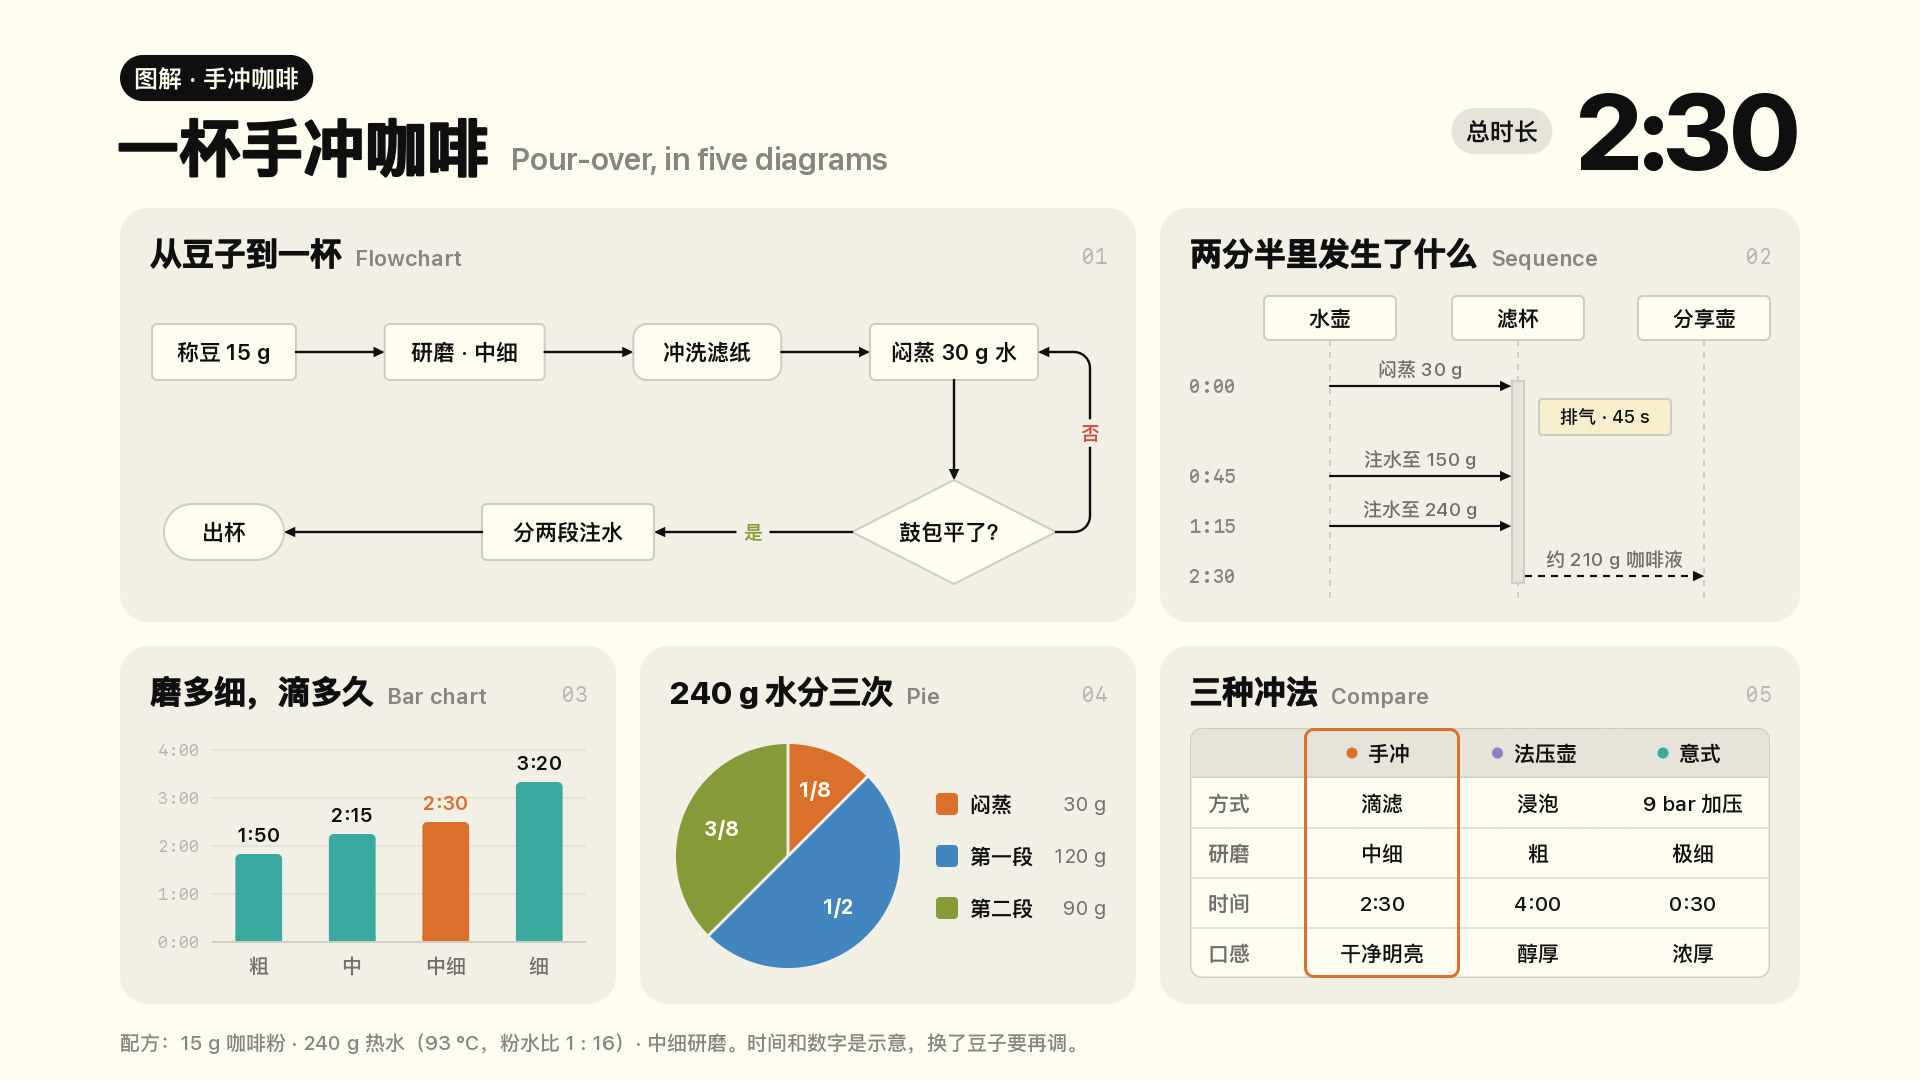

Reproduce this figure in Python.
"""Example (Flexoki paper): 一杯手冲咖啡，拆成五张图 / Pour-over, in five diagrams — an explainer sheet on warm paper.

Warm Flexoki paper (#FFFCF0); an ink chip, a heavy heading with a grey English tag, a big timer at the top right
(2:30, from bloom to cup). Five light-grey rounded panels, each with a heavy title, a grey chart-type tag and a mono
index number, each holding one diagram drawn the way a lightweight diagram renderer draws it:
  01 flowchart  从豆子到一杯: 称豆 -> 研磨 -> 冲洗滤纸 -> 闷蒸, down to a diamond 「鼓包平了？」, 是 -> 分两段注水
                -> 出杯, 否 loops back to 闷蒸 (a filleted orthogonal edge); paper-filled boxes with grey borders,
                ink lines, small triangular heads, green / red edge labels on a patch of panel colour;
  02 sequence   两分半里发生了什么: 水壶 / 滤杯 / 分享壶, dashed lifelines, an activation bar, three pours with a
                time column (0:00 0:45 1:15), a note 「排气 · 45 s」, the dashed reply 「约 210 g 咖啡液」 at 2:30;
  03 bar chart  磨多细，滴多久: drawdown time by grind on a hairline grid, the chosen grind in orange;
  04 pie        240 g 水分三次: 30 / 120 / 90 g with paper gaps, fractions on the slices, a legend;
  05 table      三种冲法: pour-over / French press / espresso, a tinted header with accent dots, the pour-over
                column ringed in orange.
A footnote with the recipe. No logos, no image model.
--stages DIR writes the draw-on sequence: the heading rises, the panels rise dim, then one by one each panel lights
up with an orange focus ring while its diagram draws -- nodes pop, edges draw on edge by edge and land their heads,
messages fly, the timer rolls 0:00 -> 2:30, bars grow with their values rolling, the pie sweeps, table rows slide in.
Stage names: 'x~nn' = an in-between frame of something moving (hard cut), 'x@ms' = hold, the rest cross-fade.
python3 flexoki_pour_over.py [out.jpg] [--stages DIR]
"""
import os, sys, time
import numpy as np
sys.path.insert(0, os.path.join(os.path.dirname(os.path.abspath(__file__)), '..', 'lib'))
from flexoki import (FlexokiPaper, Node, rounded, PAPER, INK, UI, TX1B, TX2, TX3, ORANGE4, RED4, GREEN4, BLUE4,
                     CYAN4, PURPLE4)

out = sys.argv[1] if len(sys.argv) > 1 and not sys.argv[1].startswith('--') else 'flexoki_pour_over.jpg'
stages = sys.argv[sys.argv.index('--stages') + 1] if '--stages' in sys.argv else None
T0 = time.time()
fx = FlexokiPaper(1920, 1080, seed=3, keep_stages=bool(stages))
fx.paper()

ease_out = lambda u: 1 - (1 - min(1.0, max(0.0, u))) ** 3
ease_io = lambda u: (lambda v: 3 * v * v - 2 * v ** 3)(min(1.0, max(0.0, u)))
q = lambda p, a, b: min(1.0, max(0.0, (p - a) / (b - a)))            # progress of a sub-interval [a, b] of p
mmss = lambda s: f'{int(s) // 60}:{int(s) % 60:02d}'

# ===================================================================== layout
X0, X1 = 120, 1800
PANELS = {  # name: (x0, y0, x1, y1, title, tag, index)
    'p1': (120, 208, 1136, 622, '从豆子到一杯', 'Flowchart', '01'),
    'p2': (1160, 208, 1800, 622, '两分半里发生了什么', 'Sequence', '02'),
    'p3': (120, 646, 616, 1004, '磨多细，滴多久', 'Bar chart', '03'),
    'p4': (640, 646, 1136, 1004, '240 g 水分三次', 'Pie', '04'),
    'p5': (1160, 646, 1800, 1004, '三种冲法', 'Compare', '05'),
}
BOX = {}

# ===================================================================== header: chip, heading, timer, footnote
fx.layer('chip', z=10)
fx.chip(X0, 78, '图解 · 手冲咖啡', size=24)
fx.layer('heading', z=10)
fx.heading(X0 - 3, 170, '一杯手冲咖啡', 'Pour-over, in five diagrams', size=62, en_size=31)
TIMER_W = fx.measure('2:30', 108, 'heavy', spacing=-0.03 * 108)
fx.layer('timer_label', z=10)
fx.chip(X1 - TIMER_W - 22, 170 - 108 * 0.36, '总时长', fg=INK, bg=UI, size=24, anchor='r')


def draw_timer(sec, dim=False):
    fx.layer('timer', z=10, fresh=True)
    fx.number(X1 + 2, 170, mmss(sec), 108, TX3 if dim else INK, anchor='rs')


draw_timer(150)
fx.layer('foot', z=10)
fx.text('配方：15 g 咖啡粉 · 240 g 热水（93 °C，粉水比 1 : 16）· 中细研磨。时间和数字是示意，换了豆子要再调。',
        X0, 1050, 20, TX2, 'medium')

# ===================================================================== the five panels (and their focus rings)
for k, (name, (x0, y0, x1, y1, title, tag, num)) in enumerate(PANELS.items()):
    fx.layer(name, z=1)
    BOX[name] = fx.panel(x0, y0, x1 - x0, y1 - y0, title=title, tag=tag, num=num, title_size=32, pad=30)
    fx.layer('ring' + name[1], z=3)
    fx.focus(BOX[name], ORANGE4, 4)
fx.end()
print(f'panels {time.time() - T0:5.1f}s') if os.environ.get('FLEXOKI_TIMING') else None

# ===================================================================== 01 flowchart (snake: row 1 left -> right, row 2 right -> left)
R1Y, R2Y = 352, 532
ROW1 = [('称豆 15 g', 144, 'rect'), ('研磨 · 中细', 160, 'rect'), ('冲洗滤纸', 148, 'round'), ('闷蒸 30 g 水', 168, 'rect')]
FL0, FL1 = 152, 1038
gap = (FL1 - FL0 - sum(w for _, w, _ in ROW1)) / 3
xs, x = [], FL0
for _, w, _ in ROW1:
    xs.append(x + w / 2); x += w + gap
N1 = [Node(cx, R1Y, w, 56, sh) for cx, (_, w, sh) in zip(xs, ROW1)]
ND = Node(xs[3], R2Y, 204, 104, 'diamond')
N6 = Node(xs[0], R2Y, 120, 56, 'stadium')
N5 = Node((N6.x1 + ND.x0) / 2, R2Y, 172, 56, 'rect')           # equal edges either side
LX = ND.x1 + 34                                                         # the 否 loop runs up this x
FLOW = [  # in drawing order: ('n', node, label) or ('e', points, kwargs)
    ('n', N1[0], ROW1[0][0]), ('e', [N1[0].side('r'), N1[1].side('l')], {}),
    ('n', N1[1], ROW1[1][0]), ('e', [N1[1].side('r'), N1[2].side('l')], {}),
    ('n', N1[2], ROW1[2][0]), ('e', [N1[2].side('r'), N1[3].side('l')], {}),
    ('n', N1[3], ROW1[3][0]), ('e', [N1[3].side('b'), ND.side('t')], {}),
    ('n', ND, '鼓包平了？'), ('e', [ND.side('l'), N5.side('r')], dict(label='是', label_fill=GREEN4)),
    ('n', N5, '分两段注水'), ('e', [N5.side('l'), N6.side('r')], {}),
    ('n', N6, '出杯'),
    ('e', rounded([ND.side('r'), (LX, R2Y), (LX, R1Y), N1[3].side('r')], 16), dict(label='否', label_fill=RED4)),
]


def draw_flow(p):
    fx.layer('flow', z=5, fresh=True)
    n = len(FLOW)
    for i, (kind, obj, arg) in enumerate(FLOW):
        a = i / (n - 1) * 0.86
        t = q(p, a, a + 0.14)
        if t <= 0: continue
        if kind == 'n':
            fx.node(obj.cx, obj.cy, obj.w, obj.h, arg, obj.shape, size=22, p=ease_out(t))
        else:
            fx.edge(obj, p=ease_io(t), **arg)


# ===================================================================== 02 sequence diagram (+ the timer)
LL = [1330, 1518, 1704]                                                 # lifelines: 水壶 滤杯 分享壶
PART = ['水壶', '滤杯', '分享壶']
PY, LY1 = 318, 600
ACT = (380, 584)                                                        # activation on 滤杯
MSG = [  # (y, from, to, label, time, reply)
    (386, 0, 1, '闷蒸 30 g', 0, False), (476, 0, 1, '注水至 150 g', 45, False),
    (526, 0, 1, '注水至 240 g', 75, False), (576, 1, 2, '约 210 g 咖啡液', 150, True),
]
NOTE = (1538, 398, 1672, 436, '排气 · 45 s')
MSG_T = [(0.30, 0.42), (0.50, 0.62), (0.62, 0.74), (0.78, 0.92)]       # when each message flies (in p)


def tip(i, j):
    """message end x: the edge of the activation bar on 滤杯, the lifeline elsewhere"""
    if j == 1: return LL[1] - 7 if i < j else LL[1] + 7
    return LL[j]


def draw_seq(p):
    fx.layer('seq', z=5, fresh=True)
    for k, x in enumerate(LL):
        fx.lifeline(x, PY + 22, LY1, p=ease_io(q(p, 0.08 + 0.04 * k, 0.3 + 0.04 * k)))
    fx.activation(LL[1], ACT[0], ACT[1], 14, p=q(p, MSG_T[0][0], MSG_T[3][1]))
    for k, (x, s) in enumerate(zip(LL, PART)):
        fx.node(x, PY, 132, 44, s, size=21, p=ease_out(q(p, 0.04 * k, 0.12 + 0.04 * k)))
    for (y, i, j, lab, sec, rep), (a, b) in zip(MSG, MSG_T):
        t = q(p, a, b)
        if t <= 0: continue
        x0 = LL[i] + (7 if i == 1 else 0)
        fx.message(x0, tip(i, j), y, lab, ease_io(t), reply=rep, size=19)
        fx.text(mmss(sec), 1236, y, 19, TX2, 'medium', 'rm', min(1.0, 2 * t), family='mono')
    fx.note(*NOTE, size=18, p=ease_out(q(p, 0.42, 0.5)))


def seq_clock(p):
    """the timer while the sequence draws: 0:00 at the first pour, then each message's time as it lands"""
    keys = [(MSG_T[0][0], 0), (MSG_T[0][1], 0)] + [(b, MSG[k][4]) for k, (a, b) in enumerate(MSG_T) if k]
    ps, vs = zip(*keys)
    return float(np.interp(p, ps, vs))


# ===================================================================== 03 bar chart
GRIND = ['粗', '中', '中细', '细']
DRAW_S = [110, 135, 150, 200]                                            # drawdown seconds (illustrative)
B3 = BOX['p3']
PLOT = (B3.x0 + 92, B3.y0 + 104, B3.x1 - 30, B3.y1 - 62)


def draw_bars(p):
    fx.layer('bars', z=5, fresh=True)
    ps = [ease_out(q(p, 0.1 * i, 0.1 * i + 0.62)) for i in range(4)]
    fx.bars(*PLOT, DRAW_S, GRIND, [CYAN4, CYAN4, ORANGE4, CYAN4], vmax=240, ticks=[0, 60, 120, 180, 240],
            tick_fmt=mmss, p=ps, value_fmt=mmss, bar_w=0.5, size=20, value_colours=[INK, INK, ORANGE4, INK])


# ===================================================================== 04 pie
B4 = BOX['p4']
POUR = [('闷蒸', 30, ORANGE4), ('第一段', 120, BLUE4), ('第二段', 90, GREEN4)]
PC = (B4.x0 + 148, B4.y0 + 210)


def draw_pie(p):
    fx.layer('pie', z=5, fresh=True)
    fx.pie(*PC, 112, [v for _, v, _ in POUR], [c for _, _, c in POUR], sweep=ease_io(q(p, 0, 0.72)), gap=3,
           labels=['1/8', '1/2', '3/8'], label_size=21, label_r=0.64)
    al = [ease_out(q(p, 0.3 + 0.16 * i, 0.5 + 0.16 * i)) for i in range(3)]
    items = [(c, s, f'{round(v * a)} g') for (s, v, c), a in zip(POUR, al)]
    fx.legend(B4.x0 + 296, B4.y0 + 158, items, size=21, pitch=52, swatch=22, value_x=B4.x1 - 30, alpha=al,
              value_family='sans')


# ===================================================================== 05 comparison table
B5 = BOX['p5']
fx.layer('tbl', z=5)
TB = fx.table(B5.x0 + 30, B5.y0 + 82, [114, 156, 156, 154], 4, row_h=50, head_h=50,
              header=['', '手冲', '法压壶', '意式'], dots=[None, ORANGE4, PURPLE4, CYAN4], size=21)
ROWS = [['方式', '滴滤', '浸泡', '9 bar 加压'], ['研磨', '中细', '粗', '极细'], ['时间', '2:30', '4:00', '0:30'],
        ['口感', '干净明亮', '醇厚', '浓厚']]
for i, row in enumerate(ROWS):
    fx.layer(f'tbl_r{i}', z=6)
    fx.table_row(TB, i, row, size=21)
fx.layer('tbl_ring', z=7)
fx.focus(TB.col(1), ORANGE4, 3, r=10)
fx.end()

# everything in its final state
draw_flow(1); draw_seq(1); draw_bars(1); draw_pie(1)
fx.end()
print(f'drawn  {time.time() - T0:5.1f}s') if os.environ.get('FLEXOKI_TIMING') else None

# ===================================================================== the draw-on sequence
REST = dict(dx=0.0, dy=0.0, scale=1.0, alpha=1.0, reveal=1.0)
DIM = 0.42
RINGS = ['ring1', 'ring2', 'ring3', 'ring4', 'ring5']
if stages:
    for n in fx.layers: fx.hide(n)
    fx.stage('paper@400')
    for k in range(1, 6):                                    # chip and heading rise, a frame apart
        u1, u2 = ease_out(k / 4), ease_out((k - 1) / 4)
        fx.pose('chip', dy=18 * (1 - u1), alpha=u1)
        fx.pose('heading', dy=24 * (1 - u2), alpha=u2)
        fx.stage(f'head~{k}')
    draw_timer(0, dim=True)
    for k in range(1, 4):
        u = ease_out(k / 3)
        fx.pose('timer', dy=16 * (1 - u), alpha=u); fx.pose('timer_label', dy=16 * (1 - u), alpha=u)
        fx.stage(f'timer~{k}')
    fx.stage('header@250')
    names = list(PANELS)
    for k in range(1, 15):                                   # the five panels rise dim, two frames apart
        for i, n in enumerate(names):
            u = ease_out((k - 2 * i) / 5)
            fx.pose(n, dy=26 * (1 - u), alpha=DIM * u)
        fx.pose('foot', alpha=ease_out((k - 8) / 5))
        fx.stage(f'panels~{k:02d}')
    fx.stage('panels@300')

    def light(i, steps=3):
        """panel i comes up to full strength and takes the ring; the previous ring fades"""
        if i < 4: fx.show(['flow', 'seq', 'bars', 'pie'][i])     # its content layer (redrawn as it draws on)
        for k in range(1, steps + 1):
            u = k / steps
            fx.pose(names[i], alpha=DIM + (1 - DIM) * u)
            fx.show(RINGS[i], alpha=u)
            if i: fx.show(RINGS[i - 1], alpha=1 - u)
            fx.stage(f'light{i + 1}~{k}')

    light(0)
    for k in range(1, 29):
        draw_flow(k / 28); fx.stage(f'flow~{k:02d}')
    fx.stage('flow@350')
    light(1)
    for k in range(1, 31):
        p = k / 30
        draw_seq(p)
        if p >= MSG_T[0][0]: draw_timer(seq_clock(p))
        fx.stage(f'seq~{k:02d}')
    draw_timer(150); fx.stage('seq@350')
    light(2)
    for k in range(1, 15):
        draw_bars(k / 14); fx.stage(f'bars~{k:02d}')
    fx.stage('bars@300')
    light(3)
    for k in range(1, 15):
        draw_pie(k / 14); fx.stage(f'pie~{k:02d}')
    fx.stage('pie@300')
    light(4)
    for k in range(1, 4):
        u = ease_out(k / 3); fx.pose('tbl', dy=14 * (1 - u), alpha=u); fx.stage(f'tbl~{k}')
    for i in range(4):
        for k in range(1, 4):
            u = ease_io(k / 3); fx.pose(f'tbl_r{i}', reveal=u, feather=60); fx.stage(f'row{i}~{k}')
    for k, (sc, al) in enumerate([(1.06, 0.4), (1.03, 0.8), (1.0, 1.0)], 1):
        fx.pose('tbl_ring', scale=sc, alpha=al); fx.stage(f'colring~{k}')
    fx.stage('table@300')
    for k in range(1, 3):
        fx.show('ring5', alpha=1 - k / 2); fx.stage(f'unfocus~{k}')

# final poses: everything drawn, no panel ring
for n in fx.layers:
    fx.pose(n)
fx.hide(*RINGS)
draw_flow(1); draw_seq(1); draw_bars(1); draw_pie(1); draw_timer(150)
fx.save(out, stages_dir=stages)
print(f'saved  {time.time() - T0:5.1f}s') if os.environ.get('FLEXOKI_TIMING') else None
print('saved', out)
